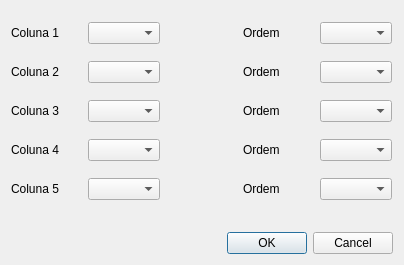
<?xml version="1.0" encoding="UTF-8"?>
<ui version="4.0">
 <class>DialogSort</class>
 <widget class="QDialog" name="DialogSort">
  <property name="geometry">
   <rect>
    <x>0</x>
    <y>0</y>
    <width>404</width>
    <height>265</height>
   </rect>
  </property>
  <property name="windowTitle">
   <string>Classificar</string>
  </property>
  <layout class="QVBoxLayout" name="verticalLayout_2">
   <item>
    <layout class="QVBoxLayout" name="verticalLayout">
     <item>
      <widget class="QWidget" name="widget" native="true">
       <widget class="QWidget" name="layoutWidget">
        <property name="geometry">
         <rect>
          <x>0</x>
          <y>0</y>
          <width>381</width>
          <height>201</height>
         </rect>
        </property>
        <layout class="QVBoxLayout" name="verticalLayout_3">
         <item>
          <layout class="QHBoxLayout" name="horizontalLayout">
           <item>
            <widget class="QLabel" name="label_col_1">
             <property name="text">
              <string>Coluna 1</string>
             </property>
            </widget>
           </item>
           <item>
            <widget class="QComboBox" name="combo_col_1"/>
           </item>
           <item>
            <widget class="QLabel" name="space">
             <property name="text">
              <string/>
             </property>
            </widget>
           </item>
           <item>
            <widget class="QLabel" name="label_ord_1">
             <property name="text">
              <string>Ordem</string>
             </property>
            </widget>
           </item>
           <item>
            <widget class="QComboBox" name="combo_ord_1"/>
           </item>
          </layout>
         </item>
         <item>
          <layout class="QHBoxLayout" name="horizontalLayout_2">
           <item>
            <widget class="QLabel" name="label_col_2">
             <property name="text">
              <string>Coluna 2</string>
             </property>
            </widget>
           </item>
           <item>
            <widget class="QComboBox" name="combo_col_2"/>
           </item>
           <item>
            <widget class="QLabel" name="space_2">
             <property name="text">
              <string/>
             </property>
            </widget>
           </item>
           <item>
            <widget class="QLabel" name="label_ord_2">
             <property name="text">
              <string>Ordem</string>
             </property>
            </widget>
           </item>
           <item>
            <widget class="QComboBox" name="combo_ord_2"/>
           </item>
          </layout>
         </item>
         <item>
          <layout class="QHBoxLayout" name="horizontalLayout_3">
           <item>
            <widget class="QLabel" name="label_col_3">
             <property name="text">
              <string>Coluna 3</string>
             </property>
            </widget>
           </item>
           <item>
            <widget class="QComboBox" name="combo_col_3"/>
           </item>
           <item>
            <widget class="QLabel" name="space_3">
             <property name="text">
              <string/>
             </property>
            </widget>
           </item>
           <item>
            <widget class="QLabel" name="label_ord_3">
             <property name="text">
              <string>Ordem</string>
             </property>
            </widget>
           </item>
           <item>
            <widget class="QComboBox" name="combo_ord_3"/>
           </item>
          </layout>
         </item>
         <item>
          <layout class="QHBoxLayout" name="horizontalLayout_4">
           <item>
            <widget class="QLabel" name="label_col_4">
             <property name="text">
              <string>Coluna 4</string>
             </property>
            </widget>
           </item>
           <item>
            <widget class="QComboBox" name="combo_col_4"/>
           </item>
           <item>
            <widget class="QLabel" name="space_4">
             <property name="text">
              <string/>
             </property>
            </widget>
           </item>
           <item>
            <widget class="QLabel" name="label_ord_4">
             <property name="text">
              <string>Ordem</string>
             </property>
            </widget>
           </item>
           <item>
            <widget class="QComboBox" name="combo_ord_4"/>
           </item>
          </layout>
         </item>
         <item>
          <layout class="QHBoxLayout" name="horizontalLayout_5">
           <item>
            <widget class="QLabel" name="label_col_5">
             <property name="text">
              <string>Coluna 5</string>
             </property>
            </widget>
           </item>
           <item>
            <widget class="QComboBox" name="combo_col_5"/>
           </item>
           <item>
            <widget class="QLabel" name="space_5">
             <property name="text">
              <string/>
             </property>
            </widget>
           </item>
           <item>
            <widget class="QLabel" name="label_ord_5">
             <property name="text">
              <string>Ordem</string>
             </property>
            </widget>
           </item>
           <item>
            <widget class="QComboBox" name="combo_ord_5"/>
           </item>
          </layout>
         </item>
        </layout>
       </widget>
      </widget>
     </item>
    </layout>
   </item>
   <item>
    <widget class="QDialogButtonBox" name="buttonBox">
     <property name="orientation">
      <enum>Qt::Horizontal</enum>
     </property>
     <property name="standardButtons">
      <set>QDialogButtonBox::Cancel|QDialogButtonBox::Ok</set>
     </property>
    </widget>
   </item>
  </layout>
 </widget>
 <resources/>
 <connections>
  <connection>
   <sender>buttonBox</sender>
   <signal>accepted()</signal>
   <receiver>DialogSort</receiver>
   <slot>accept()</slot>
   <hints>
    <hint type="sourcelabel">
     <x>248</x>
     <y>254</y>
    </hint>
    <hint type="destinationlabel">
     <x>157</x>
     <y>274</y>
    </hint>
   </hints>
  </connection>
  <connection>
   <sender>buttonBox</sender>
   <signal>rejected()</signal>
   <receiver>DialogSort</receiver>
   <slot>reject()</slot>
   <hints>
    <hint type="sourcelabel">
     <x>316</x>
     <y>260</y>
    </hint>
    <hint type="destinationlabel">
     <x>286</x>
     <y>274</y>
    </hint>
   </hints>
  </connection>
 </connections>
</ui>
